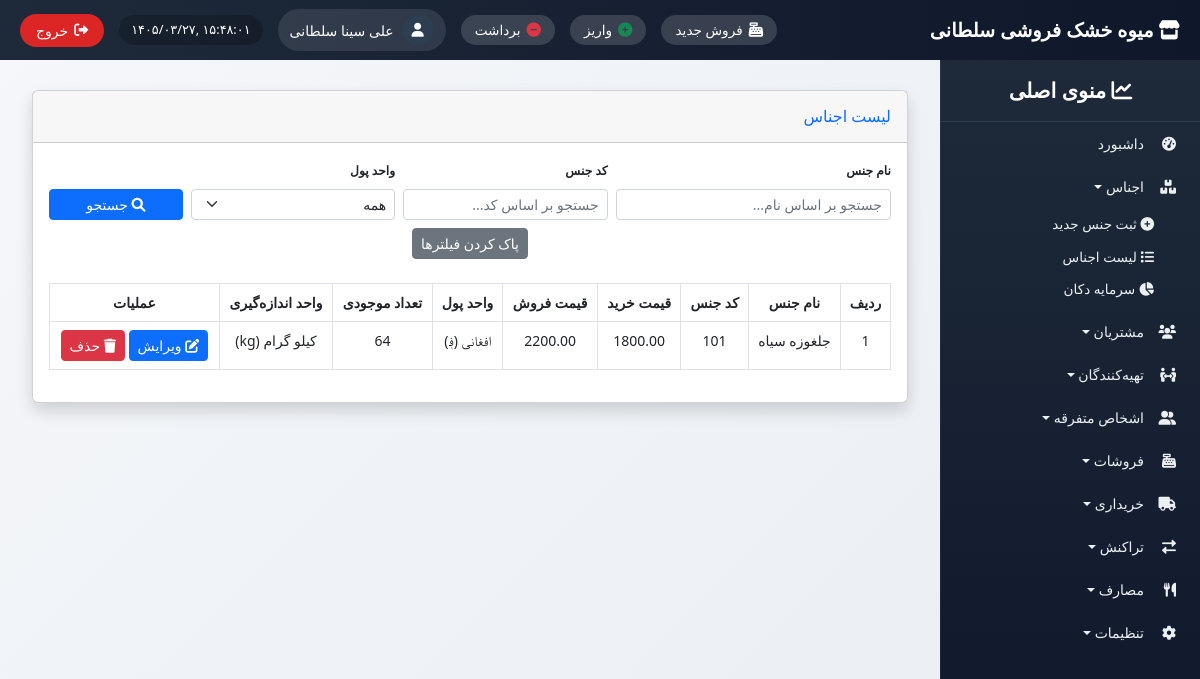
Screenshot of /products/ (signed in) with the database file from the repository.
### inventory/models.py (models this page shows, shortened)
class Product(models.Model):
    name = models.CharField(max_length=200, verbose_name="نام جنس")
    code = models.PositiveIntegerField(unique=True, verbose_name="کد جنس")
    category = models.ForeignKey(Category, on_delete=models.SET_NULL, null=True, blank=True)
    currency = models.ForeignKey(Currency, on_delete=models.PROTECT, verbose_name="واحد پول")
    purchase_price = models.DecimalField(max_digits=12, decimal_places=2, validators=[MinValueValidator(Decimal('0.01'))])
    selling_price = models.DecimalField(max_digits=12, decimal_places=2, validators=[MinValueValidator(Decimal('0.01'))])
    unit = models.ForeignKey(UnitOfMeasure, on_delete=models.PROTECT, verbose_name="واحد اندازه گیری")
    description = models.TextField(blank=True)
    is_active = models.BooleanField(default=True)
    created_at = models.DateTimeField(auto_now_add=True)

### settings_app/models.py (models this page shows, shortened)
class Currency(models.Model):
    code = models.CharField(max_length=3, unique=True, verbose_name="کد")
    name = models.CharField(max_length=50, verbose_name="نام واحد پول")
    symbol = models.CharField(max_length=5, verbose_name="نماد")
    is_active = models.BooleanField(default=True, verbose_name="فعال")
    class Meta:
        verbose_name = "واحد پول"
        verbose_name_plural = "واحدهای پول"

class UnitOfMeasure(models.Model):
    name = models.CharField(max_length=50, unique=True, verbose_name="نام واحد")
    symbol = models.CharField(max_length=10, blank=True, verbose_name="نماد")
    is_active = models.BooleanField(default=True, verbose_name="فعال")
    class Meta:
        verbose_name = "واحد اندازه‌گیری"
        verbose_name_plural = "واحدهای اندازه‌گیری"

### inventory/views.py (the view)
# urls.py: path('', views.product_list, name='product_list'),
@login_required
def product_list(request):
    products = Product.objects.filter(is_active=True)
    for p in products:
        p.stock_qty = p.stock.quantity if hasattr(p, 'stock') else 0
    return render(request, 'inventory/product_list.html', {'products': products})

### templates/inventory/product_list.html (shortened to what this page needs)
{% extends 'base_with_sidebar.html' %}
{% load i18n %}
{% block content %}
<div class="container-fluid">
    <div class="card shadow mb-4">
        <div class="card-header py-3">
            <h6 class="m-0 font-weight-bold text-primary">{% trans "لیست اجناس" %}</h6>
        </div>
        <div class="card-body">
            <form method="get" class="mb-4">
                <div class="row g-2 align-items-end">
                    <div class="col-md-4">
                        <label class="form-label small fw-bold">{% trans "نام جنس" %}</label>
                        <input type="text" name="name" class="form-control form-control-sm"
                               placeholder="جستجو بر اساس نام..." value="{{ request.GET.name|default:'' }}">
                    </div>
                    <div class="col-md-3">
                        <label class="form-label small fw-bold">{% trans "کد جنس" %}</label>
                        <input type="text" name="code" class="form-control form-control-sm"
                               placeholder="جستجو بر اساس کد..." value="{{ request.GET.code|default:'' }}">
                    </div>
                    <div class="col-md-3">
                        <label class="form-label small fw-bold">{% trans "واحد پول" %}</label>
                        <select name="currency" class="form-select form-select-sm">
                            <option value="">همه</option>
                        </select>
                    </div>
                    <div class="col-md-2">
                        <button type="submit" class="btn btn-primary btn-sm w-100">
                            <i class="fas fa-search"></i> {% trans "جستجو" %}
                        </button>
                    </div>
                </div>
                <div class="row mt-2">
                    <div class="col-12 text-center">
                        <a href="{% url 'inventory:product_list' %}" class="btn btn-secondary btn-sm">{% trans "پاک کردن فیلترها" %}</a>
                    </div>
                </div>
            </form>
            <div class="table-responsive">
                <table class="table table-bordered table-hover text-center">
                    <thead>
                        <tr>
                            <th>{% trans "ردیف" %}</th>
                            <th>{% trans "نام جنس" %}</th>
                            <th>{% trans "کد جنس" %}</th>
                            <th>{% trans "قیمت خرید" %}</th>
                            <th>{% trans "قیمت فروش" %}</th>
                            <th>{% trans "واحد پول" %}</th>
                            <th>{% trans "تعداد موجودی" %}</th>
                            <th>{% trans "واحد اندازه‌گیری" %}</th>
                            <th>{% trans "عملیات" %}</th>
                        </tr>
                    </thead>
                    <tbody>
                        {% for product in products %}
                        <tr>
                            <td>{{ forloop.counter }}</td>
                            <td>{{ product.name }}</td>
                            <td>{{ product.code }}</td>
                            <td>{{ product.purchase_price|floatformat:2 }}</td>
                            <td>{{ product.selling_price|floatformat:2 }}</td>
                            <td>{{ product.currency.name }} ({{ product.currency.symbol }})</td>
                            <td>{{ product.stock_qty }}</td>
                            <td>{{ product.unit.name }} {% if product.unit.symbol %}({{ product.unit.symbol }}){% endif %}</td>
                            <td>
                                <a href="{% url 'inventory:product_edit' product.id %}" class="btn btn-sm btn-primary">
                                    <i class="fas fa-edit"></i> {% trans "ویرایش" %}
                                </a>
                                <a href="#" class="btn btn-sm btn-danger" onclick="confirmDelete({{ product.id }})">
                                    <i class="fas fa-trash"></i> {% trans "حذف" %}
                                </a>
                            </td>
                        </tr>
                        {% empty %}
                        <tr>
                            <td colspan="9" class="text-center">{% trans "هیچ جنسی با معیارهای جستجو یافت نشد." %}</td>
                        </tr>
                        {% endfor %}
                    </tbody>
                </table>
            </div>
        </div>
    </div>
</div>
{% endblock %}

### templates/base_with_sidebar.html (shortened to what this page needs)
<!DOCTYPE html>
{% load i18n static %}
{% get_current_language as LANGUAGE_CODE %}
<html lang="fa" dir="rtl">
<head>
    <link href="https://cdn.jsdelivr.net/npm/bootstrap@5.2.3/dist/css/bootstrap.rtl.min.css" rel="stylesheet">
    <link rel="stylesheet" href="https://cdnjs.cloudflare.com/ajax/libs/font-awesome/6.0.0/css/all.min.css">
    <link href="https://cdn.jsdelivr.net/gh/rastikerdar/vazir-font@v30.1.0/dist/font-face.css" rel="stylesheet">
</head>
<body>
    <div class="top-navbar">
        <div class="store-name"><i class="fas fa-store"></i> میوه خشک فروشی سلطانی</div>
        <div class="top-nav-left">
            <a href="{% url 'sales:new_sale' %}" class="shortcut-btn" title="فروش جدید"><i class="fas fa-cash-register"></i><span> فروش جدید</span></a>
            <a href="{% url 'transactions:transaction_create_in' %}" class="shortcut-btn" title="واریز"><i class="fas fa-plus-circle text-success"></i><span> واریز</span></a>
            <a href="{% url 'transactions:transaction_create_out' %}" class="shortcut-btn" title="برداشت"><i class="fas fa-minus-circle text-danger"></i><span> برداشت</span></a>
            <div class="admin-info">
                <div class="admin-avatar"><i class="fas fa-user"></i></div>
                <span class="admin-name">{{ user.get_full_name|default:user.username }}</span>
            </div>
            <div class="datetime" id="current-datetime"></div>
            <button type="button" class="logout-btn" id="logoutTrigger"><i class="fas fa-sign-out-alt"></i> <span>خروج</span></button>
        </div>
    </div>
    <div class="sidebar" id="sidebar">
        <div class="sidebar-header"><i class="fas fa-chart-line"></i> منوی اصلی</div>
        <ul class="nav flex-column">
            <li class="nav-item"><a class="nav-link" href="{% url 'dashboard' %}"><i class="fas fa-tachometer-alt"></i> داشبورد</a></li>
            <li class="nav-item dropdown-toggle" data-menu="products"><i class="fas fa-boxes"></i> اجناس</li>
            <ul class="submenu" id="productsSubmenu">
                <li><a href="{% url 'inventory:product_create' %}"><i class="fas fa-plus-circle"></i> ثبت جنس جدید</a></li>
                <li><a href="{% url 'inventory:product_list' %}"><i class="fas fa-list"></i> لیست اجناس</a></li>
                <li><a href="{% url 'inventory:capital' %}"><i class="fas fa-chart-pie"></i> سرمایه دکان</a></li>
            </ul>
            <li class="nav-item dropdown-toggle" data-menu="customers"><i class="fas fa-users"></i> مشتریان</li>
            <li class="nav-item dropdown-toggle" data-menu="suppliers"><i class="fas fa-people-arrows"></i> تهیه‌کنندگان</li>
            <li class="nav-item dropdown-toggle" data-menu="misc"><i class="fas fa-user-friends"></i> اشخاص متفرقه</li>
            <li class="nav-item dropdown-toggle" data-menu="sales"><i class="fas fa-cash-register"></i> فروشات</li>
            <li class="nav-item dropdown-toggle" data-menu="purchases"><i class="fas fa-truck"></i> خریداری</li>
            <li class="nav-item dropdown-toggle" data-menu="transactions"><i class="fas fa-exchange-alt"></i> تراکنش</li>
            <li class="nav-item dropdown-toggle" data-menu="expenses"><i class="fas fa-utensils"></i> مصارف</li>
            <li class="nav-item dropdown-toggle" data-menu="settings"><i class="fas fa-cog"></i> تنظیمات</li>
        </ul>
    </div>
    <div class="content">
        {% block content %}{% endblock %}
    </div>
</body>
</html>

### templates/base_with_sidebar.html (style rules this page uses)
* { font-family: 'Vazir', 'Tahoma', 'Segoe UI', sans-serif; }
body { background: linear-gradient(135deg, #f5f7fa 0%, #e9edf2 100%); font-size: 14px; padding-top: 70px; margin: 0; height: 100vh; overflow: hidden; }
.top-navbar { position: fixed; top: 0; right: 0; left: 0; height: 60px; background: linear-gradient(90deg, #1e2a3a 0%, #0f172a 100%); z-index: 1050; display: flex; align-items: center; justify-content: space-between; padding: 0 20px; color: white; }
.store-name { font-size: 1.2rem; font-weight: 700; }
.top-nav-left { display: flex; align-items: center; gap: 15px; }
.admin-info { display: flex; align-items: center; gap: 8px; background: rgba(255,255,255,0.1); padding: 5px 12px; border-radius: 40px; }
.admin-avatar { width: 32px; height: 32px; background: #2c3e50; border-radius: 50%; display: flex; align-items: center; justify-content: center; }
.datetime { direction: ltr; background: rgba(0,0,0,0.2); padding: 5px 12px; border-radius: 40px; font-size: 0.8rem; }
.logout-btn { background-color: #dc2626; color: white; border: none; padding: 6px 16px; border-radius: 40px; display: flex; align-items: center; gap: 6px; }
.shortcut-btn { background: rgba(255,255,255,0.15); border: none; color: white; padding: 5px 14px; border-radius: 40px; font-size: 0.85rem; font-weight: 500; transition: 0.2s; display: inline-flex; align-items: center; gap: 6px; text-decoration: none; }
.shortcut-btn i { font-size: 0.9rem; }
.sidebar { position: fixed; top: 60px; right: 0; height: calc(100vh - 60px); width: 260px; background: linear-gradient(180deg, #1e2a3a 0%, #0f172a 100%); color: white; overflow-y: auto; z-index: 1000; transition: 0.3s; border-left: 1px solid rgba(255,255,255,0.05); }
.sidebar-header { padding: 15px 20px; font-size: 1.3rem; font-weight: 600; border-bottom: 1px solid #2d3e50; text-align: center; }
.sidebar .nav-link, .dropdown-toggle { color: #ecf0f1; padding: 8px 16px; border-radius: 10px; margin: 3px 8px; display: flex; align-items: center; cursor: pointer; text-decoration: none; }
.sidebar .nav-link i, .dropdown-toggle i { width: 24px; margin-left: 8px; }
.submenu { list-style: none; padding-right: 30px; display: none; margin-bottom: 5px; }
.submenu li a { color: #ecf0f1; display: block; padding: 6px 16px; text-decoration: none; font-size: 0.85rem; border-radius: 8px; }
.submenu.show { display: block; }
.content { margin-right: 260px; padding: 20px; height: calc(100vh - 60px); overflow-y: auto; }

### rows the page displays
Product: name "جلغوزه سیاه", code "101", purchase_price "1800.00", selling_price "2200.00", currency.name "افغانی", currency.symbol "؋", stock_qty "64", unit.name "کیلو گرام", unit.symbol "kg"

### other values shown
{{ user.get_full_name|default:user.username }} "علی سینا سلطانی"
